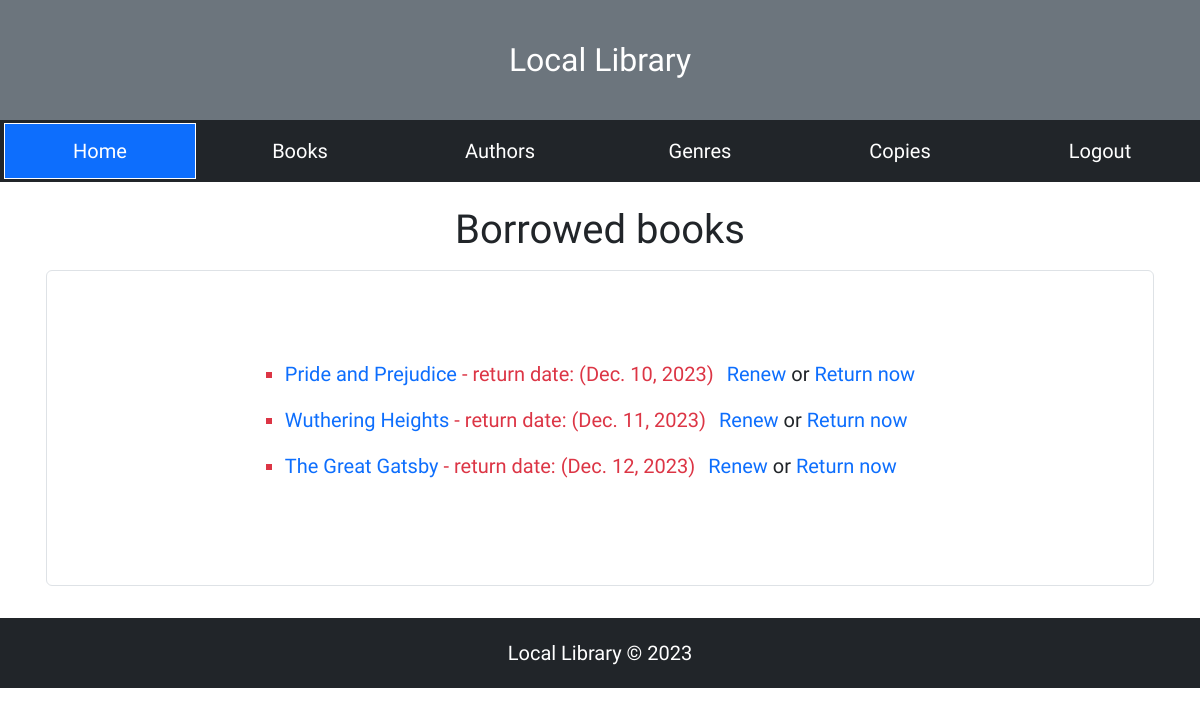
Before: /catalog/mybooks/ (signed in) with the older database file.
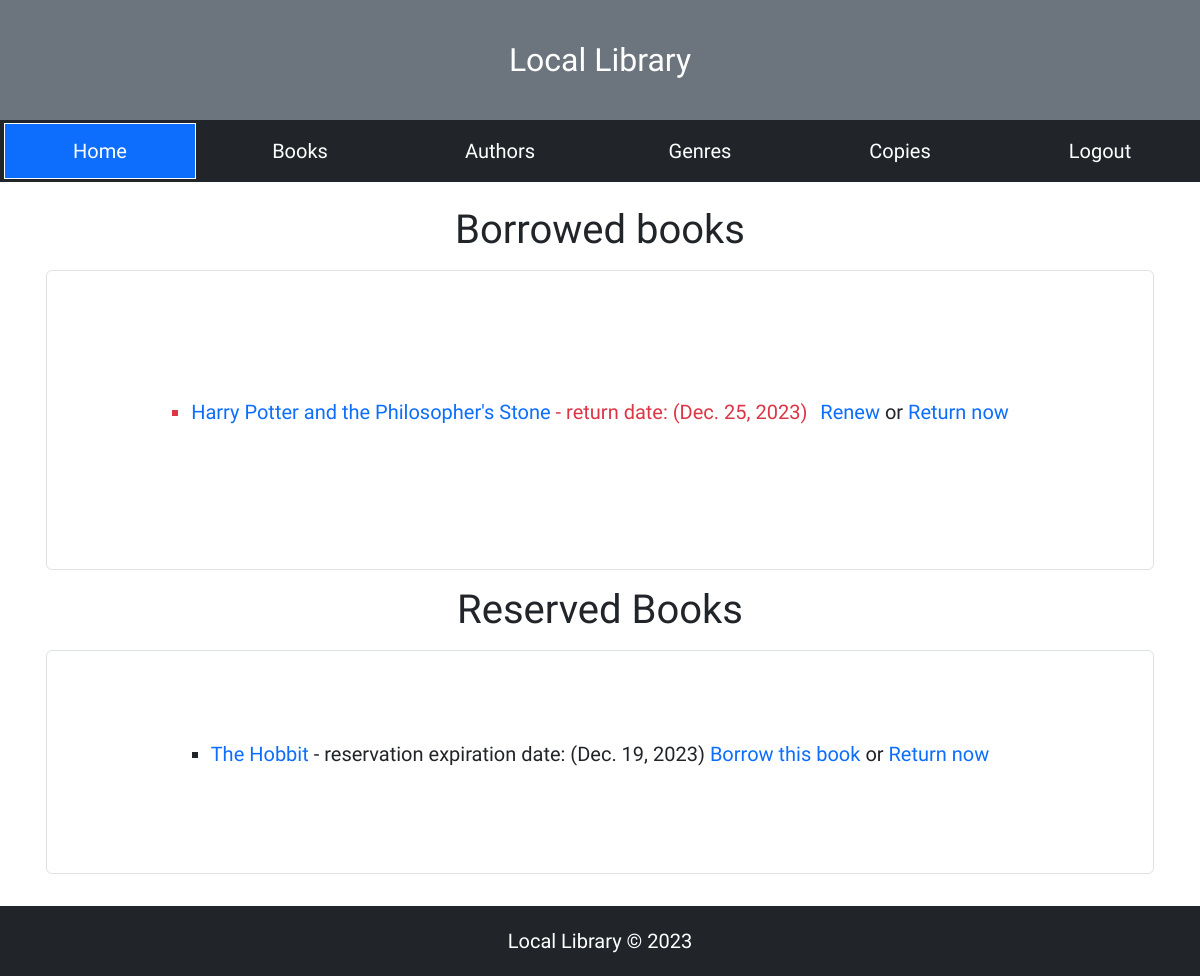
After: the same page with the newer database file.
### catalog/models.py (models this page shows, shortened)
class BookInstance(models.Model):
	id = models.UUIDField(primary_key=True, default=uuid.uuid4, help_text='Unique ID for this particular book across whole library')
	book = models.ForeignKey(Book, on_delete=models.RESTRICT, null=True)
	imprint = models.CharField(max_length=200)
	due_back = models.DateField(null=True, blank=True)
	borrower = models.ForeignKey(User,on_delete=models.SET_NULL,blank=True,null=True)
	updated = models.DateTimeField(blank=True,null=True,auto_now=True)
	LOAN_STATUS = (
		('m', 'Maintenance'),
		('o', 'On loan'),
		('a', 'Available'),
		('r', 'Reserved'),
	)
	status = models.CharField(
		max_length=1,
		choices=LOAN_STATUS,
		blank=True,
		default='m',
		help_text='Book availability',
	)
	class Meta:
		ordering = ['due_back']
		permissions = (("can_mark_returned", "Set book as returned"),) # creating a permission for a model
	@property
	def is_overdue(self):
		return bool(self.due_back and date.today() > self.due_back)

class Book(models.Model):
	title = models.CharField(max_length=200)
	author = models.ForeignKey('Author', on_delete=models.SET_NULL, null=True)
	summary = models.TextField(max_length=1000, help_text='Enter a brief description of the book')
	isbn = models.CharField('ISBN', max_length=13, unique=True,
                             help_text='13 Character <a href="https://www.isbn-international.org/content/what-isbn">ISBN number</a>')
	genre = models.ManyToManyField(Genre, help_text='Select a genre for this book')
	cover = models.ImageField(blank=True, null=True, upload_to='book covers')
	date = models.DateTimeField(blank=True,null=True,auto_now_add=True)
	def display_genre(self):
		"""Create a string for the Genre. This is required to display genre in Admin."""
		return ', '.join(genre.name for genre in self.genre.all()[:3])
	display_genre.short_description = 'Genre'
	class Meta:
		ordering = ['id']

### catalog/views.py (the view)
# urls.py: path('mybooks/', views.LoanedBooksByUserListView.as_view(), name='my-borrowed'),
class LoanedBooksByUserListView(LoginRequiredMixin,PermissionRequiredMixin,ListView):
	model = BookInstance
	template_name = 'bookinstance_list_borrowed_user.html'
	permission_required = 'catalog.can_mark_returned' # field attributes used by class-based views to check for permissions
	def get_queryset(self):
		return (
			BookInstance.objects.filter(borrower=self.request.user)
			.filter(status__exact='o')
			.order_by('due_back')
		)
	def get_context_data(self,**kwargs):
		data = BookInstance.objects.filter(borrower=self.request.user,status='r')
		context = super().get_context_data(**kwargs)
		context['reserved_books'] = data
		return context

### catalog/templates/bookinstance_list_borrowed_user.html (shortened to what this page needs)
{% extends "base.html" %}
{% block content %}
<div class="container p-3">
  <h2 class="text-center mt-2 display-6">Borrowed books</h2>
  <div class="border rounded mt-3 mb-3 p-4" style="min-height: 300px;display: flex;justify-content: center;align-items: center;">
    {% if bookinstance_list %}
    <ul class="mt-5 mb-5 p-3" style="list-style-type: square;">
      {% for bookinst in bookinstance_list %}
      {% if perms.catalog.can_mark_returned %}
      <li class="{% if bookinst.is_overdue %}text-danger{% endif %} mb-3">
        <a href="{% url 'book-detail' bookinst.book.pk %}">{{ bookinst.book.title }}</a> - return date: ({{ bookinst.due_back }})
        {% if user.is_staff %}<span class="ms-2"><a href="{% url 'renew-book-librarian' bookinst.id %}">Renew</a></span><span class="text-dark"> or </span><a href="{% url 'book-return' bookinst.book.id %}">Return now</a>
		{% else %}
		<a href="{% url 'book-return' bookinst.book.id %}">Return now</a>
		{% endif %}
      </li>
      {% else %}
      <p>I don't have such permission</p>
      {% endif %}
      {% endfor %}
    </ul>
    {% else %}
      <p>There are no books borrowed.</p>
    {% endif %}
  </div>
  {% if reserved_books %}
  <h2 class="text-center mt-2 display-6">Reserved Books</h2>
  <div class="border rounded mt-3 mb-3 p-4" style="display: flex;justify-content: center;align-items: center;">
	  <ul class="mt-5 mb-5 p-3" style="list-style-type: square;">
		{% for bookinst in reserved_books %}
		<li class="mb-3">
        <a href="{% url 'book-detail' bookinst.book.pk %}">{{ bookinst.book.title }}</a> - reservation expiration date: ({{ bookinst.due_back }})
		<a href="{% url 'book-borrow' bookinst.book.id %}">Borrow this book</a> or <a href="{% url 'book-return' bookinst.book.id %}">Return now</a>
      	</li>
		{% endfor %}
	  </ul>
  </div>
  {% endif %}
</div>
{% endblock %}

Changed rows visible on the page:
no longer on this page (row edited): BookInstance: book "Pride and Prejudice", due_back "Dec. 10, 2023", shown under "Borrowed books"
no longer on this page (row edited): BookInstance: book "Wuthering Heights", due_back "Dec. 11, 2023", shown under "Borrowed books"
no longer on this page (row edited): BookInstance: book "The Great Gatsby", due_back "Dec. 12, 2023", shown under "Borrowed books"
now on this page (row edited): BookInstance: book "Harry Potter and the Philosopher's Stone", due_back "Dec. 25, 2023", shown under "Borrowed books"
now on this page (row edited): BookInstance: book "The Hobbit", due_back "Dec. 19, 2023", shown under "Reserved Books"
Other visible differences:
text now shown: "Reserved Books"
